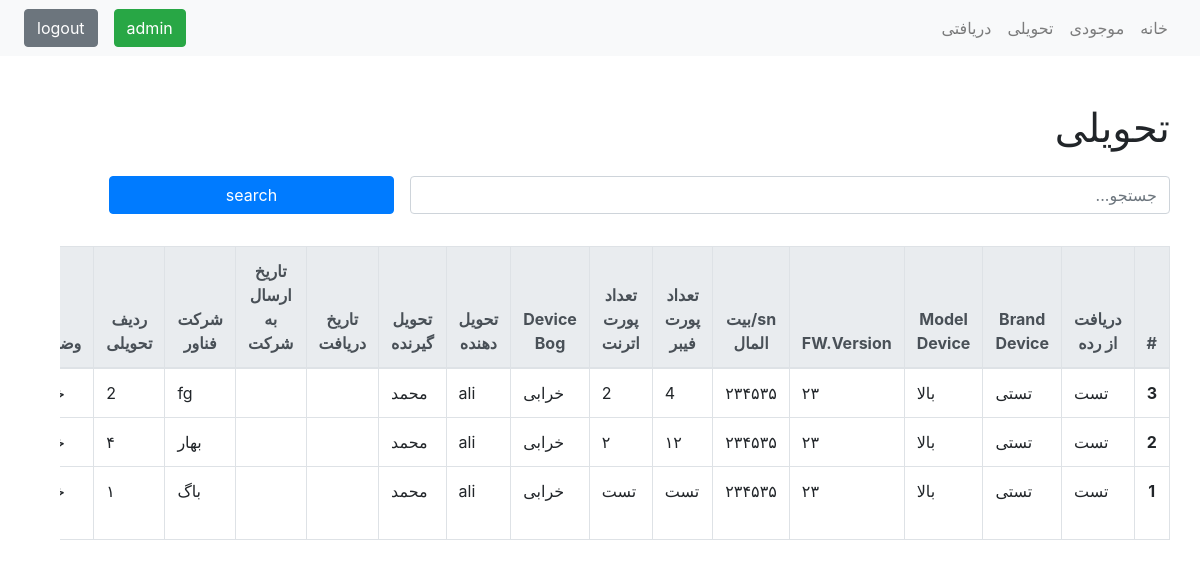
/received/ (signed in), run on the app's committed database.
### app/models.py (models this page shows, shortened)
class Received(models.Model):
    received_from_category = models.CharField(max_length=300)
    fireWall = models.ForeignKey('FireWall',on_delete=models.CASCADE,null=True,blank=True)
    fibr_port_num = models.CharField(max_length=300, default='SOME STRING')
    eth_port_num = models.CharField(max_length=300, default='SOME STRING')
    device_bog = models.ForeignKey('Device',on_delete=models.CASCADE,null=True,blank=True)
    devilery_person_name = models.ForeignKey('DeliveryPerson',on_delete=models.CASCADE,null=True,blank=True)
    received_person_name = models.ForeignKey('RecievedPerson',on_delete=models.CASCADE,null=True,blank=True)
    received_date = models.DateTimeField(auto_now_add = True, blank=True)
    send_to_company_date = models.DateTimeField(auto_now_add=True, blank=True)
    company = models.CharField(max_length=300, default='SOME STRING')
    delivery_row = models.CharField(max_length=300, default='SOME STRING')
    status = models.ForeignKey('Status',on_delete=models.CASCADE,null=True,blank=True)
    description = models.CharField(max_length=1000, default='SOME STRING')
    created_date = models.DateTimeField(auto_now_add = True, editable = False)

class FireWall(models.Model):
    vendor = models.CharField(max_length=300)
    brand = models.CharField(max_length=300)
    model = models.CharField(max_length=300)
    version = models.CharField(max_length=300)
    sn= models.CharField(max_length=300)

class Device(models.Model):
    device_bog = models.CharField(max_length=200)
    def __str__(self):
        return self.device_bog

class DeliveryPerson(models.Model):
    delivery_person = models.CharField(max_length=200)
    def __str__(self):
        return self.delivery_person

class RecievedPerson(models.Model):
    recieved_person = models.CharField(max_length=200)
    def __str__(self):
        return self.recieved_person

### app/views.py (the view)
# urls.py: path('received/', ReceivedListView.as_view(), name="received"),
class ReceivedListView(LoginRequiredMixin, ListView):
    model = Received
    paginate_by = 100
    template_name = 'app/received_list.html'
    def get_queryset(self):
        filter_val = self.request.GET.get('filter', '')
        new_context = Received.objects.filter(
            Q(fireWall__vendor__icontains=filter_val) | Q(fireWall__brand__icontains=filter_val) | Q(fireWall__model__icontains=filter_val) | Q(fireWall__version__icontains=filter_val) | Q(fireWall__sn__icontains=filter_val) | Q(received_from_category__icontains=filter_val) |\
            Q(fibr_port_num__icontains=filter_val) | Q(eth_port_num__icontains=filter_val) | Q(device_bog__device_bog__icontains=filter_val) | Q(devilery_person_name__delivery_person__icontains=filter_val) | Q(received_person_name__recieved_person__icontains=filter_val) | Q(company__icontains=filter_val) |\
            Q(delivery_row__icontains=filter_val) |  Q(status__status__icontains=filter_val)
        ).order_by('-created_date')
        return new_context
    def get_context_data(self, *args, **kwargs):
        context = super().get_context_data(**kwargs)
        context['filter'] = self.request.GET.get('filter', '')
        for obj in context['object_list']:
            try:
                obj.send_to_company_date = JalaliDateTime(obj.send_to_company_date).strftime("%c")
            except:
                pass
            try:
                obj.received_date = JalaliDateTime(obj.received_date).strftime("%c")
            except:
                pass
        return context

### app/models.py (called while the page is built)
    def __str__(self):
        return self.status

### app/templates/app/received_list.html (shortened to what this page needs)
<!DOCTYPE html>
<html lang="fa" dir="rtl">
<head>
    {% load static %}
    <link rel="stylesheet" href="{% static 'app/css/bootstrap.min.css' %}">
</head>
<body>
    <nav class="navbar navbar-expand-lg navbar-light bg-light d-print-none">
        <div class="collapse navbar-collapse px-2" id="navbarNavAltMarkup">
            <div class="navbar-nav">
                <a class="nav-item nav-link" href="{% url 'home' %}">خانه</a>
                <a class="nav-item nav-link" href="{% url 'available' %}">موجودی</a>
                <a class="nav-item nav-link" href="{% url 'received' %}">تحویلی</a>
                <a class="nav-item nav-link" href="{% url 'delivery' %}">دریافتی</a>
            </div>
        </div>
        <div class="form-inline">
            <a class="btn btn-success mx-2" href="{% url 'admin:index' %}">admin</a>
            <a class="btn btn-secondary mx-2" href="{% url 'accounts_logout' %}">logout</a>
        </div>
    </nav>
    <div class="container">
        <div class="d-print-none">
            <div class="row mt-5">
                <h1>تحویلی</h1>
            </div>
            <form action="{% url 'available' %}" method="GET">
                <div class="form-group row mt-3">
                    <input type="text" value="{{filter}}" name="filter" placeholder="جستجو..."
                        class="form-control col-sm-8 ml-3" />
                    <button type="submit" class="col-sm-3 btn btn-primary">search</button>
                </div>
            </form>
        </div>
        <div class="row pt-3 table-responsive">
            <table class="table table-hover table-bordered" style="direction: rtl;">
                <thead class="thead-light text-center">
                    <tr>
                        <th scope="col">#</th>
                        <th scope="col">دریافت از رده</th>
			<th scope="col">Brand Device</th>
                        <th scope="col">Model Device</th>
                        <th scope="col">FW.Version</th>
                        <th scope="col">sn/بیت المال</th>
                        <th scope="col">تعداد پورت فیبر</th>
                        <th scope="col">تعداد پورت اترنت</th>
                        <th scope="col">Device Bog</th>
                        <th scope="col">تحویل دهنده</th>
                        <th scope="col">تحویل گیرنده</th>
                        <th scope="col">تاریخ دریافت</th>
                        <th scope="col">تاریخ ارسال به شرکت</th>
                        <th scope="col">شرکت فناور</th>
                        <th scope="col">ردیف تحویلی</th>
                        <th scope="col">وضعیت</th>
                    </tr>
                </thead>
                <tbody>
                    {% for obj in object_list %}
                    <tr>
                        <th scope="row" class="text-center">{{obj.id}}</th>
                        <td>{{obj.fireWall.vendor}}</td>
                        <td>{{obj.fireWall.brand}}</td>
                        <td>{{obj.fireWall.model}}</td>
                        <td>{{obj.fireWall.version}}</td>
                        <td>{{obj.fireWall.sn}}</td>
                        <td>{{obj.fibr_port_num}}</td>
                        <td>{{obj.eth_port_num}}</td>
                        <td>{{obj.device_bog}}</td>
                        <td>{{obj.devilery_person_name}}</td>
                        <td>{{obj.received_person_name}}</td>
                        <td>{{obj.received_date}}</td>
                        <td>{{obj.send_to_company_date}}</td>
                        <td>{{obj.company}}</td>
                        <td>{{obj.delivery_row}}</td>
                        <td>{{obj.status}}</td>
                    </tr>
                    {% empty %}
                    <tr>
                        <th colspan="16">No obj yet.</td>
                    </tr>
                    {% endfor %}
                </tbody>
            </table>
        </div>
    </div>
</body>
</html>

### data on the page
Received: id "3", fireWall.vendor "تست", fireWall.brand "تستی", fireWall.model "بالا", fireWall.version "۲۳", fireWall.sn "۲۳۴۵۳۵", fibr_port_num "4", eth_port_num "2", device_bog "خرابی", devilery_person_name "ali", received_person_name "محمد", company "fg", delivery_row "2"
Received: id "2", fireWall.vendor "تست", fireWall.brand "تستی", fireWall.model "بالا", fireWall.version "۲۳", fireWall.sn "۲۳۴۵۳۵", fibr_port_num "۱۲", eth_port_num "۲", device_bog "خرابی", devilery_person_name "ali", received_person_name "محمد", company "بهار", delivery_row "۴"
Received: id "1", fireWall.vendor "تست", fireWall.brand "تستی", fireWall.model "بالا", fireWall.version "۲۳", fireWall.sn "۲۳۴۵۳۵", fibr_port_num "تست", eth_port_num "تست", device_bog "خرابی", devilery_person_name "ali", received_person_name "محمد", company "باگ", delivery_row "۱"
